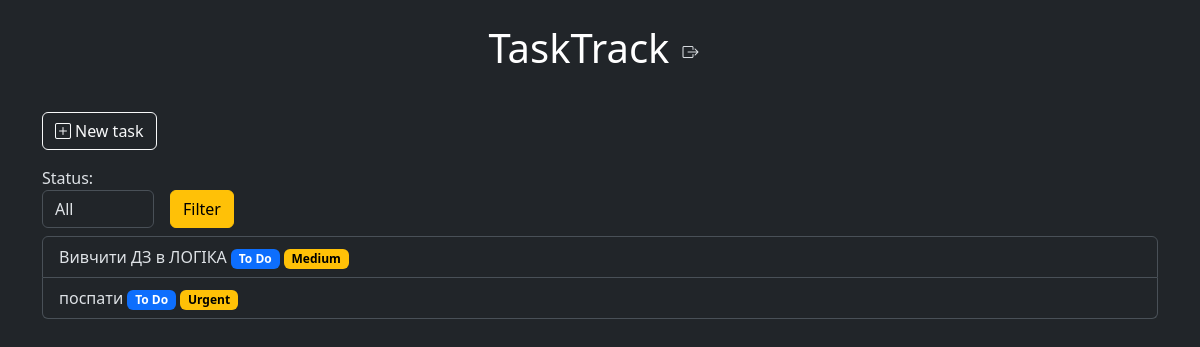
Page / (signed in) on the earlier database version.
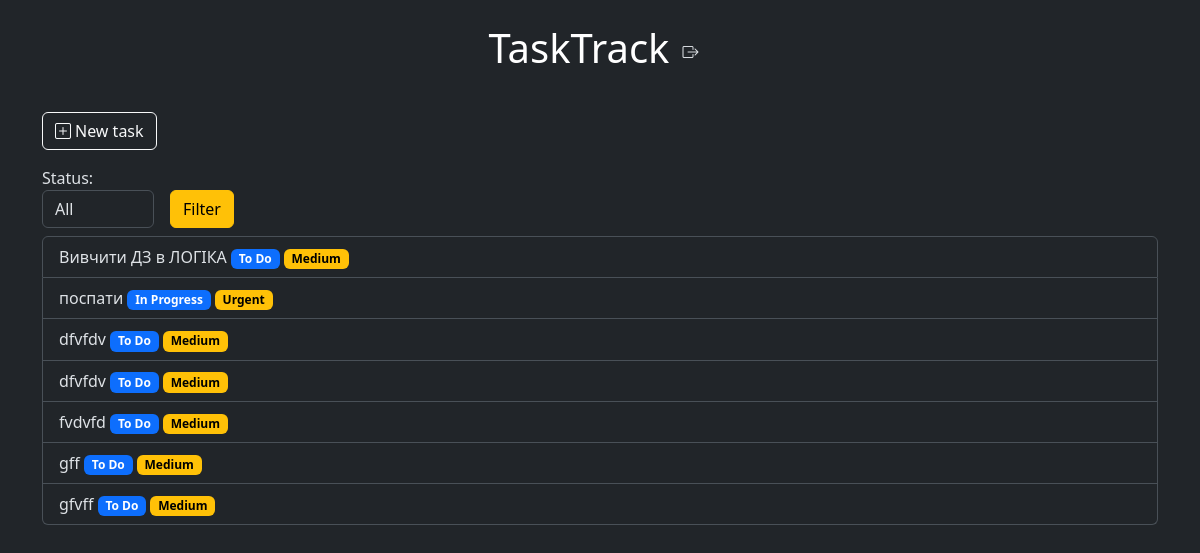
Same page on the later database version.
### tasks/models.py (models this page shows, shortened)
class Task(models.Model):
    STATUS_CHOICES = [
        ('todo', 'To Do'),
        ('in_progress', 'In Progress'),
        ('done', 'Done')
    ]
    PRIORITY_CHOICES = [
        ('low', 'Low'),
        ('medium', 'Medium'),
        ('high', 'High'),
        ('urgent', 'Urgent')
    ]
    title = models.CharField(max_length=255)
    description = models.TextField(null=True, blank=True)
    status = models.CharField(max_length=20, choices=STATUS_CHOICES, default='todo')
    priority = models.CharField(max_length=20, choices=PRIORITY_CHOICES, default='medium')
    due_date = models.DateField(blank=True, null=True)
    created_by = models.ForeignKey(User, on_delete=models.CASCADE, related_name='tasks')
    executors = models.ManyToManyField(User, related_name='assigned_tasks')
    created_at = models.DateTimeField(auto_now_add=True)

### tasks/views.py (the view)
# urls.py: path('', views.TaskListView.as_view(), name='task-list'),
class TaskListView(LoginRequiredMixin, ListView):
    model = models.Task
    context_object_name = 'tasks'
    template_name = 'tasks/task_list.html'
    def get_queryset(self):
        queryset = super(TaskListView, self).get_queryset()
        status = self.request.GET.get('status')
        if status:
            queryset = queryset.filter(status= status)
        return queryset
    def get_context_data(self, *, object_list=None, **kwargs):
        context = super().get_context_data(**kwargs)
        context['form'] = TaskFilterForm(self.request.GET)
        return context

### tasks/forms.py
class TaskFilterForm(forms.Form):
    STATUS_CHOICES = [
        ('', 'All'),
        ('todo', 'To Do'),
        ('in_progress', 'In Progress'),
        ('done', 'Done')
    ]
    status = forms.ChoiceField(choices=STATUS_CHOICES, required=False, label="Status")
    def __init__(self, *args, **kwargs):
        super(TaskFilterForm, self).__init__(*args, **kwargs)
        self.fields['status'].widget.attrs.update({'class': 'form-control', })

### templates/tasks/task_list.html (shortened to what this page needs)
{% extends 'base.html' %}
{% block content %}
   <div class="container">
       <a class="btn btn btn-outline-light my-3" href="{% url 'tasks:task-create' %}" role="button"><i class="bi bi-plus-square me-1"></i>New task</a>
       <form method="get" class="d-flex gap-3 align-items-end pb-2">
           {{form.as_div}}
           <button type="submit" class="btn btn-warning">Filter</button>
       </form>
       <div class="list-group">
        {% for task in tasks %}
           <a href="{% url 'tasks:task-update' task.pk %}" class="list-group-item list-group-item-action" aria-current="true">
               {{ task.title }}
               <span class="badge text-bg-primary">{{task.get_status_display  }}</span>
               <span class="badge text-bg-warning">{{task.get_priority_display }}</span>
         </a>
       {% endfor %}
    </div>
   </div>
{% endblock %}

Differences in the rows shown:
changed Task "поспати": status "To Do" → "In Progress"
added Task: title "dfvfdv", status "To Do", priority "Medium"
added Task: title "dfvfdv", status "To Do", priority "Medium"
added Task: title "fvdvfd", status "To Do", priority "Medium"
added Task: title "gff", status "To Do", priority "Medium"
added Task: title "gfvff", status "To Do", priority "Medium"
